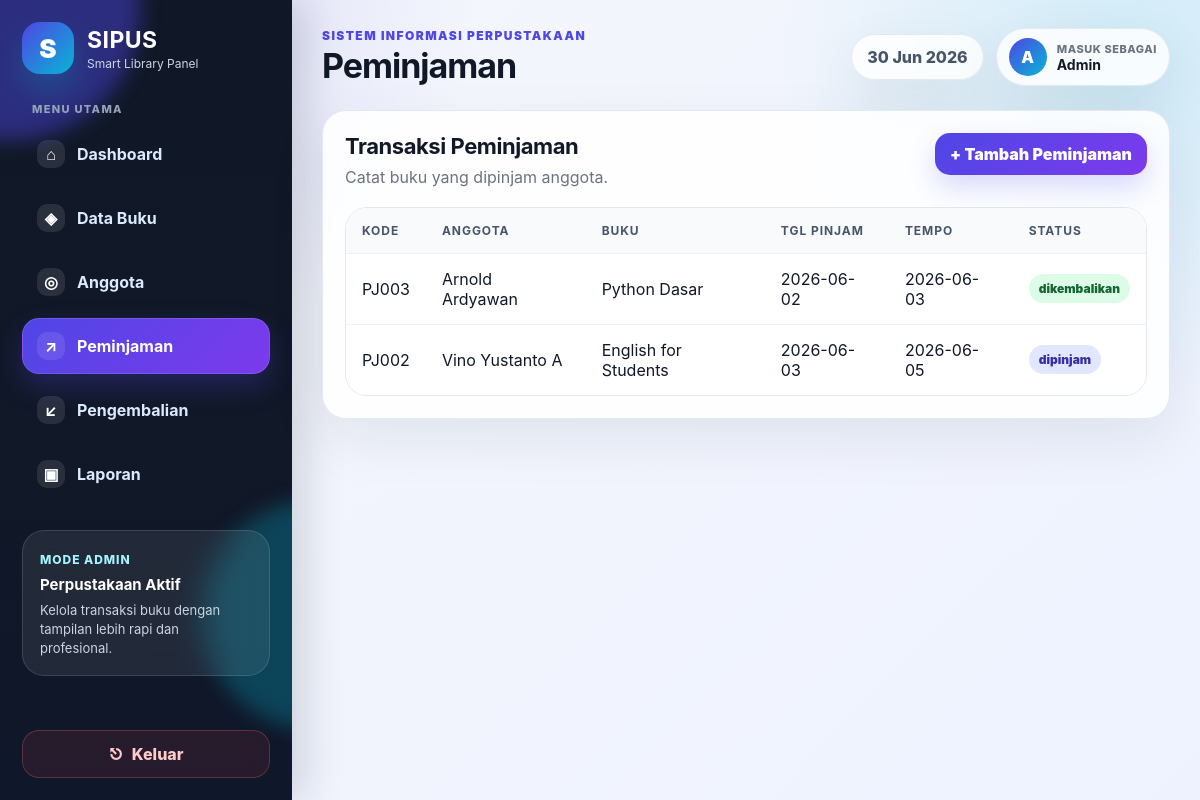
Screenshot of /peminjaman.php (signed in) with the database file from the repository.
### tables this page shows
CREATE TABLE `peminjaman` (
  `id_pinjam` int NOT NULL,
  `id_anggota` int NOT NULL,
  `id_buku` int NOT NULL,
  `tanggal_pinjam` date NOT NULL,
  `tanggal_jatuh_tempo` date NOT NULL,
  `status` enum('dipinjam','dikembalikan') DEFAULT 'dipinjam'
);

CREATE TABLE `anggota` (
  `id_anggota` int NOT NULL,
  `nomor_anggota` varchar(30) NOT NULL,
  `nama` varchar(100) NOT NULL,
  `kelas` varchar(80) NOT NULL,
  `alamat` text,
  `no_hp` varchar(20) DEFAULT NULL
);

CREATE TABLE `buku` (
  `id_buku` int NOT NULL,
  `kode_buku` varchar(30) NOT NULL,
  `judul` varchar(150) NOT NULL,
  `penulis` varchar(100) NOT NULL,
  `penerbit` varchar(100) NOT NULL,
  `tahun` year NOT NULL,
  `kategori` varchar(80) NOT NULL,
  `stok` int NOT NULL DEFAULT '0'
);

### auth.php (called while the page is built, shortened)
<?php
function e($value) {
    return htmlspecialchars((string)$value, ENT_QUOTES, 'UTF-8');
}
?>

### peminjaman.php (the view, shortened to what this page needs)
<?php
require_once "koneksi.php";
require_once "auth.php";
$data = mysqli_query($conn, "SELECT p.*, a.nama AS nama_anggota, b.judul FROM peminjaman p JOIN anggota a ON p.id_anggota=a.id_anggota JOIN buku b ON p.id_buku=b.id_buku ORDER BY p.id_pinjam DESC");
include "header.php";
?>
<section class="panel"><div class="panel-head"><div><h2>Transaksi Peminjaman</h2><p>Catat buku yang dipinjam anggota.</p></div><button class="btn primary" data-modal="modalTambah">+ Tambah Peminjaman</button></div>
<div class="table-wrap"><table><thead><tr><th>Kode</th><th>Anggota</th><th>Buku</th><th>Tgl Pinjam</th><th>Tempo</th><th>Status</th></tr></thead><tbody><?php while($p=mysqli_fetch_assoc($data)): ?><tr><td>PJ<?= str_pad($p['id_pinjam'],3,'0',STR_PAD_LEFT) ?></td><td><?= e($p['nama_anggota']) ?></td><td><?= e($p['judul']) ?></td><td><?= e($p['tanggal_pinjam']) ?></td><td><?= e($p['tanggal_jatuh_tempo']) ?></td><td><span class="badge <?= $p['status']==='dikembalikan'?'success':'primary' ?>"><?= e($p['status']) ?></span></td></tr><?php endwhile; ?></tbody></table></div></section>
<?php include "footer.php"; ?>

### assets/css/style.css (style rules this page uses)
:root { --bg:#f5f7fb; --bg2:#eef2ff; --surface:#ffffff; --surface-soft:#f8fafc; --text:#111827; --muted:#6b7280; --muted2:#94a3b8; --line:#e5e7eb; --line2:#eef2f7; --primary:#4f46e5; --primary2:#7c3aed; --primary3:#06b6d4; --green:#10b981; --orange:#f59e0b; --red:#ef4444; --blue:#2563eb; --shadow:0 20px 55px rgba(15,23,42,.08); --shadow2:0 12px 28px rgba(79,70,229,.20); --radius:24px; }
* { box-sizing:border-box }
html { scroll-behavior:smooth }
body { margin:0; min-height:100vh; font-family:Inter,ui-sans-serif,system-ui,-apple-system,BlinkMacSystemFont,"Segoe UI",Arial,sans-serif; color:var(--text); background: radial-gradient(circle at 8% 0%, rgba(79,70,229,.16), transparent 28%), radial-gradient(circle at 94% 8%, rgba(6,182,212,.14), transparent 26%), linear-gradient(135deg,var(--bg),var(--bg2)); }
button,input,select,textarea { font:inherit }
.stat-card,.panel { background:rgba(255,255,255,.88); border:1px solid rgba(226,232,240,.92); box-shadow:var(--shadow); backdrop-filter:blur(18px); }
.panel { border-radius:var(--radius);padding:22px;margin-bottom:18px }
.panel-head { display:flex;align-items:flex-start;justify-content:space-between;gap:16px;margin-bottom:17px }
.panel h2 { margin:0;font-size:22px;letter-spacing:-.02em }
.panel p { margin:6px 0 0;color:var(--muted);line-height:1.55 }
.table-wrap { overflow:auto;border-radius:22px;border:1px solid var(--line);background:#fff }
table { width:100%;border-collapse:separate;border-spacing:0;background:#fff }
th,td { padding:15px 16px;text-align:left;border-bottom:1px solid #eef2f7;vertical-align:middle }
th { position:sticky;top:0;background:#f8fafc;color:#475569;font-size:12px;text-transform:uppercase;letter-spacing:.08em;z-index:1 }
tr:last-child td { border-bottom:0 }
.btn { border:0;border-radius:15px;padding:11px 15px; font-weight:900;cursor:pointer;display:inline-flex;align-items:center;justify-content:center;gap:8px; transition:.18s ease;white-space:nowrap; }
.btn.primary { background:linear-gradient(135deg,var(--primary),var(--primary2));color:#fff;box-shadow:var(--shadow2) }
.badge { display:inline-flex;align-items:center;justify-content:center;padding:7px 10px;border-radius:999px;font-size:12px;font-weight:900;white-space:nowrap }
.badge.success { background:#dcfce7;color:#166534 }
.badge.primary { background:#e0e7ff;color:#3730a3 }

### rows the page displays
peminjaman: id_pinjam "003", id_anggota.nama "Arnold Ardyawan", id_buku.judul "Python Dasar", tanggal_pinjam "2026-06-02", tanggal_jatuh_tempo "2026-06-03", status "dikembalikan"
peminjaman: id_pinjam "002", id_anggota.nama "Vino Yustanto A", id_buku.judul "English for Students", tanggal_pinjam "2026-06-03", tanggal_jatuh_tempo "2026-06-05", status "dipinjam"

### other values shown
$title "Peminjaman"
substr($_SESSION['nama'] ?? 'A', 0, 1) "A"
$_SESSION['nama'] "Admin"
